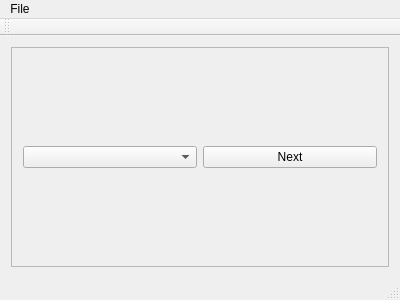
<?xml version="1.0" encoding="UTF-8"?>
<ui version="4.0">
 <class>MainWindow</class>
 <widget class="QMainWindow" name="MainWindow">
  <property name="geometry">
   <rect>
    <x>0</x>
    <y>0</y>
    <width>400</width>
    <height>300</height>
   </rect>
  </property>
  <property name="windowTitle">
   <string>MainWindow</string>
  </property>
  <widget class="QWidget" name="centralWidget">
   <layout class="QGridLayout" name="gridLayout">
    <item row="0" column="0">
     <widget class="QFrame" name="frame">
      <property name="frameShape">
       <enum>QFrame::StyledPanel</enum>
      </property>
      <property name="frameShadow">
       <enum>QFrame::Raised</enum>
      </property>
      <layout class="QGridLayout" name="gridLayout_2">
       <item row="1" column="0">
        <widget class="QComboBox" name="cbColors"/>
       </item>
       <item row="1" column="1">
        <widget class="QPushButton" name="pushButton">
         <property name="text">
          <string>Next</string>
         </property>
        </widget>
       </item>
      </layout>
     </widget>
    </item>
   </layout>
  </widget>
  <widget class="QMenuBar" name="menuBar">
   <property name="geometry">
    <rect>
     <x>0</x>
     <y>0</y>
     <width>400</width>
     <height>19</height>
    </rect>
   </property>
   <widget class="QMenu" name="menuFile">
    <property name="title">
     <string>File</string>
    </property>
    <addaction name="actionOpen"/>
   </widget>
   <addaction name="menuFile"/>
  </widget>
  <widget class="QToolBar" name="mainToolBar">
   <attribute name="toolBarArea">
    <enum>TopToolBarArea</enum>
   </attribute>
   <attribute name="toolBarBreak">
    <bool>false</bool>
   </attribute>
  </widget>
  <widget class="QStatusBar" name="statusBar"/>
  <action name="actionOpen">
   <property name="text">
    <string>Open</string>
   </property>
   <property name="shortcut">
    <string>Ctrl+O</string>
   </property>
  </action>
 </widget>
 <layoutdefault spacing="6" margin="11"/>
 <resources/>
 <connections/>
</ui>
